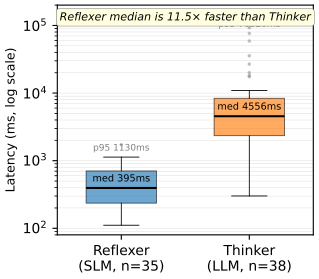

Reproduce this figure in Python.
#!/usr/bin/env python3
"""Figure 4 — Reflexer (SLM, real LLM call) vs Thinker (full LLM, dry-bash) latency.

Box-plot on log scale; medians + p95 + max annotated.
n=35 atomic Reflexer + n=38 Thinker dry-bash tasks.

Output: paper/figures/fig4_latency.pdf
"""
import json
from pathlib import Path

import matplotlib.pyplot as plt
import numpy as np

R_REPORT = Path(__file__).parent.parent.parent / "benchmark/reports/thesis-reflexer-ministral-reflexer_only-2026-05-28T10-44-53.json"
T_REPORT = Path(__file__).parent.parent.parent / "benchmark/reports/thesis-thinker-ministral-dry-2026-05-28T10-31-41.json"
OUT = Path(__file__).parent / "fig4_latency.pdf"

with R_REPORT.open() as f:
    r = json.load(f)
with T_REPORT.open() as f:
    t = json.load(f)

reflexer = [x["reflexerLlmLatencyMs"] for x in r["tasks"] if x.get("reflexerLlmLatencyMs")]
thinker = [x["totalTime"] for x in t["tasks"] if x.get("totalTime")]


def stats(arr):
    arr_s = sorted(arr)
    return {
        "n": len(arr_s),
        "median": arr_s[len(arr_s) // 2],
        "p95": arr_s[int(len(arr_s) * 0.95)],
        "max": max(arr_s),
        "min": min(arr_s),
    }


sr, st = stats(reflexer), stats(thinker)

fig, ax = plt.subplots(figsize=(3.4, 3.0))

bp = ax.boxplot(
    [reflexer, thinker],
    tick_labels=[f"Reflexer\n(SLM, n={sr['n']})", f"Thinker\n(LLM, n={st['n']})"],
    showfliers=True,
    widths=0.55,
    patch_artist=True,
    medianprops=dict(color="black", linewidth=1.5),
    boxprops=dict(linewidth=0.6),
    whiskerprops=dict(linewidth=0.6),
    capprops=dict(linewidth=0.6),
    flierprops=dict(marker="o", markersize=2.5, markerfacecolor="gray",
                    markeredgewidth=0, alpha=0.5),
)
for patch, color in zip(bp["boxes"], ["#1f77b4", "#ff7f0e"]):
    patch.set_facecolor(color)
    patch.set_alpha(0.65)

ax.set_yscale("log")
ax.set_ylabel("Latency (ms, log scale)", fontsize=9)
ax.set_ylim(80, 200_000)
ax.grid(axis="y", which="both", linewidth=0.3, alpha=0.5)
ax.set_axisbelow(True)

# Annotate median, p95 next to each box
ax.text(1, sr["median"] * 1.25, f"med {sr['median']}ms", fontsize=7, ha="center", color="black")
ax.text(1, sr["p95"] * 1.25, f"p95 {sr['p95']}ms", fontsize=6.5, ha="center", color="gray")
ax.text(2, st["median"] * 1.25, f"med {st['median']}ms", fontsize=7, ha="center", color="black")
ax.text(2, st["p95"] * 1.25, f"p95 {st['p95']}ms", fontsize=6.5, ha="center", color="gray")

# Speedup callout
speedup = st["median"] / sr["median"]
ax.text(0.5, 0.97, f"Reflexer median is {speedup:.1f}× faster than Thinker",
        transform=ax.transAxes, ha="center", va="top",
        fontsize=8, style="italic",
        bbox=dict(boxstyle="round,pad=0.3", facecolor="lightyellow",
                  edgecolor="gray", linewidth=0.4))

plt.tight_layout()
plt.savefig(OUT, bbox_inches="tight", pad_inches=0.05)
print(f"wrote {OUT}  (reflexer median={sr['median']}ms, thinker median={st['median']}ms, speedup={speedup:.1f}x)")
